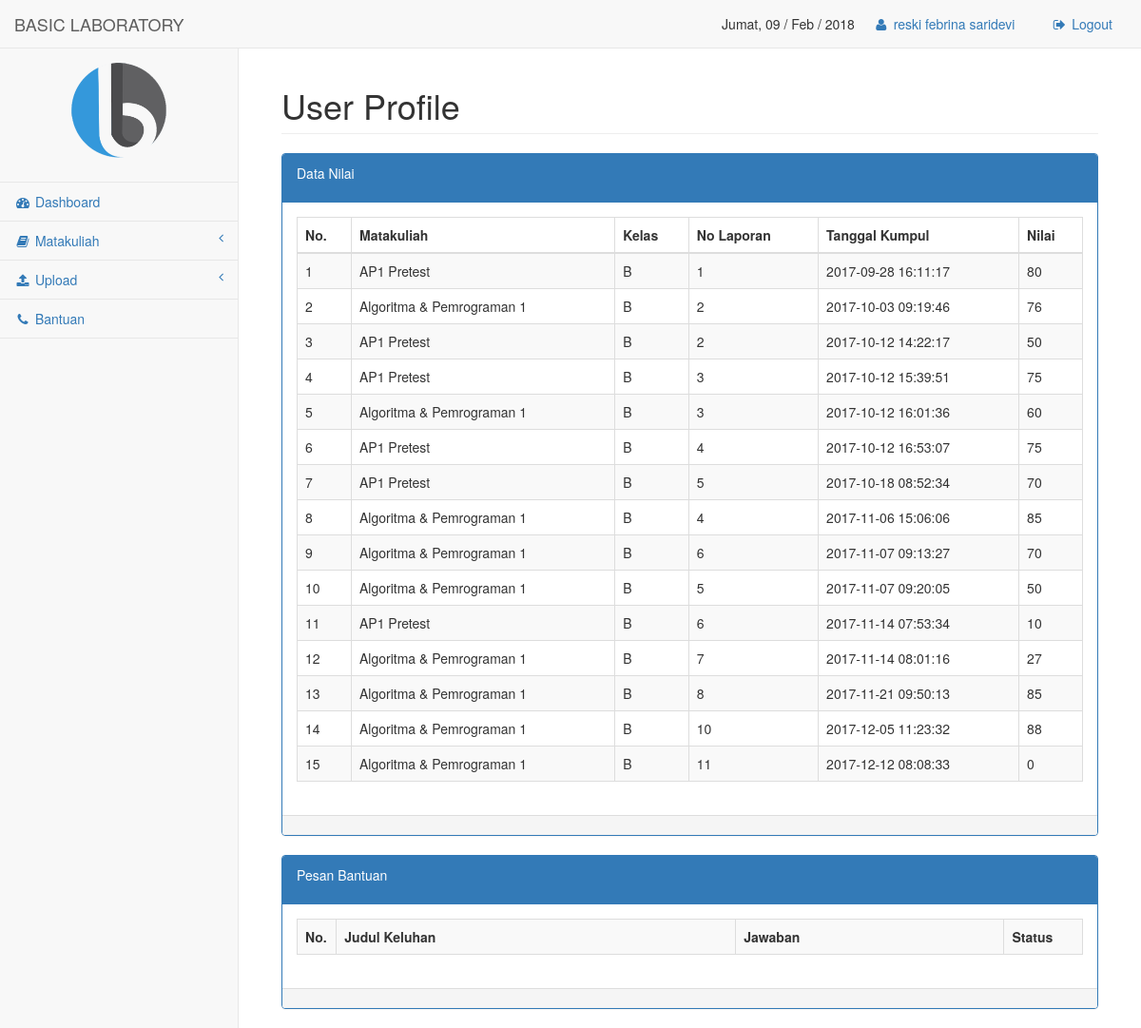
The app's page /pages/index.php?page=profile (signed in) with its own data.
### tables this page shows
CREATE TABLE `tbl_nilai` (
  `nim` varchar(20) DEFAULT NULL,
  `kode_matakuliah` varchar(15) DEFAULT NULL,
  `kelas` varchar(5) DEFAULT NULL,
  `laporan` varchar(10) DEFAULT NULL,
  `tgl_kumpul` datetime DEFAULT NULL,
  `nilai` int(11) DEFAULT NULL
);

CREATE TABLE `tbl_matakuliah` (
  `kode_matakuliah` varchar(15) NOT NULL,
  `nama_matakuliah` varchar(35) DEFAULT NULL,
  `sks` int(11) DEFAULT NULL,
  `status` int(11) NOT NULL,
  `page` varchar(15) NOT NULL
);

### pages/service/profile.php (the view, shortened to what this page needs)
<?php
    $nim = $_SESSION['nim'];
    function profilepribadi($nim){
    include "connect.php";
    $sql = "select
        *,
        tbl_user.nama as nama,
        tbl_matakuliah.nama_matakuliah as matakuliah
        from tbl_nilai
        inner join tbl_matakuliah on (tbl_matakuliah.kode_matakuliah = tbl_nilai.kode_matakuliah)
        inner join tbl_user on (tbl_user.nim = tbl_nilai.nim)
        where tbl_user.nim = '$nim'
        ";
    $result = $conn->query($sql);
    $no = 1;
    if ($result->num_rows > 0) {
        while($row = $result->fetch_assoc()) {
        ?>
        <tr>
            <td><?php echo $no; ?></td>
            <td><?php echo $row['matakuliah']; ?></td>
            <td><?php echo $row['kelas']; ?></td>
            <td><?php echo $row['laporan']; ?></td>
            <td><?php echo $row['tgl_kumpul']; ?></td>
            <td><?php echo $row['nilai']; ?></td>
        </tr>
        <?php
        $no++;
        }
    }
    }
?>
<div id="page-wrapper">
    <div class="container-fluid">
        <div class="row">
            <div class="col-lg-12">
                <h1 class="page-header">User Profile</h1>
            </div>
        </div>
        <div class="row">
            <div class="col-lg-12">
                <div class="panel panel-primary">
                    <div class="panel-heading">
                        <p>Data Nilai</p>
                    </div>
                    <div class="panel-body">
                        <table width="100%" class="table table-striped table-bordered table-hover">
                            <thead>
                                <tr>
                                    <th>No. </th>
                                    <th>Matakuliah </th>
                                    <th>Kelas </th>
                                    <th>No Laporan </th>
                                    <th>Tanggal Kumpul</th>
                                    <th>Nilai</th>
                                </tr>
                            </thead>
                            <tbody>
                                <?php profilepribadi($nim); ?>
                            </tbody>
                        </table>
                    </div>
                    <div class="panel-footer">
                    </div>
                </div>
            </div>
        </div>
        <div class="row">
            <div class="col-lg-12">
                <div class="panel panel-primary">
                    <div class="panel-heading">
                        <p>Pesan Bantuan</p>
                    </div>
                    <div class="panel-body">
                            <div class="table-responsive">
                            <table class="table table-striped table-bordered table-hover">
                                <tr>
                                    <th width="5%">No.</th>
                                    <th>Judul Keluhan</th>
                                    <th>Jawaban</th>
                                    <th width="10%">Status</th>
                                </tr>
                            </table>
                            </div>
                    </div>
                    <div class="panel-footer">
                    </div>
                </div>
            </div>
        </div>
    </div>
</div>

### records on screen
tbl_nilai: kode_matakuliah.nama_matakuliah "AP1 Pretest", kelas "B", laporan "1", tgl_kumpul "2017-09-28 16:11:17", nilai "80"
tbl_nilai: kode_matakuliah.nama_matakuliah "Algoritma & Pemrograman 1", kelas "B", laporan "2", tgl_kumpul "2017-10-03 09:19:46", nilai "76"
tbl_nilai: kode_matakuliah.nama_matakuliah "AP1 Pretest", kelas "B", laporan "2", tgl_kumpul "2017-10-12 14:22:17", nilai "50"
tbl_nilai: kode_matakuliah.nama_matakuliah "AP1 Pretest", kelas "B", laporan "3", tgl_kumpul "2017-10-12 15:39:51", nilai "75"
tbl_nilai: kode_matakuliah.nama_matakuliah "Algoritma & Pemrograman 1", kelas "B", laporan "3", tgl_kumpul "2017-10-12 16:01:36", nilai "60"
tbl_nilai: kode_matakuliah.nama_matakuliah "AP1 Pretest", kelas "B", laporan "4", tgl_kumpul "2017-10-12 16:53:07", nilai "75"
tbl_nilai: kode_matakuliah.nama_matakuliah "AP1 Pretest", kelas "B", laporan "5", tgl_kumpul "2017-10-18 08:52:34", nilai "70"
tbl_nilai: kode_matakuliah.nama_matakuliah "Algoritma & Pemrograman 1", kelas "B", laporan "4", tgl_kumpul "2017-11-06 15:06:06", nilai "85"
tbl_nilai: kode_matakuliah.nama_matakuliah "Algoritma & Pemrograman 1", kelas "B", laporan "6", tgl_kumpul "2017-11-07 09:13:27", nilai "70"
tbl_nilai: kode_matakuliah.nama_matakuliah "Algoritma & Pemrograman 1", kelas "B", laporan "5", tgl_kumpul "2017-11-07 09:20:05", nilai "50"
tbl_nilai: kode_matakuliah.nama_matakuliah "AP1 Pretest", kelas "B", laporan "6", tgl_kumpul "2017-11-14 07:53:34", nilai "10"
tbl_nilai: kode_matakuliah.nama_matakuliah "Algoritma & Pemrograman 1", kelas "B", laporan "7", tgl_kumpul "2017-11-14 08:01:16", nilai "27"
tbl_nilai: kode_matakuliah.nama_matakuliah "Algoritma & Pemrograman 1", kelas "B", laporan "8", tgl_kumpul "2017-11-21 09:50:13", nilai "85"
tbl_nilai: kode_matakuliah.nama_matakuliah "Algoritma & Pemrograman 1", kelas "B", laporan "10", tgl_kumpul "2017-12-05 11:23:32", nilai "88"
tbl_nilai: kode_matakuliah.nama_matakuliah "Algoritma & Pemrograman 1", kelas "B", laporan "11", tgl_kumpul "2017-12-12 08:08:33", nilai "0"

### other values on screen
$har "Jumat"
$_SESSION['nama'] "reski febrina saridevi"
